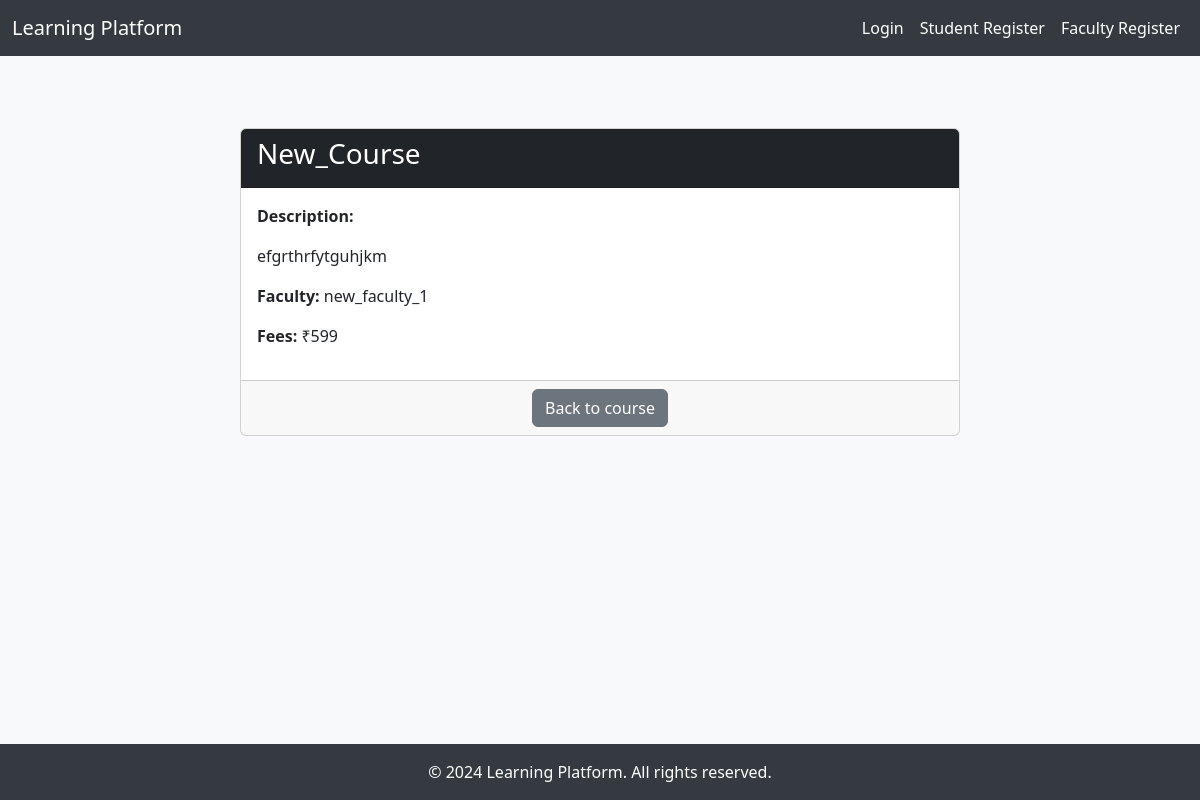
/detail_view/22/, run on the app's committed database.
### courses/models.py (models this page shows, shortened)
class Course(models.Model):
    name = models.CharField(max_length=255)
    description = models.TextField()
    faculty = models.CharField(max_length=30)
    fees = models.IntegerField(null=True)

### courses/views.py (the view)
# urls.py: path('detail_view/<int:course_id>/', views.detail_view, name='detail_view'),
def detail_view(request, course_id):
    course = Course.objects.get(id = course_id)
    return render(request, 'course_detail.html', {'course': course})

### courses/templates/course_detail.html (shortened to what this page needs)
{% extends 'base.html' %}
{% block content %}
<div class="container mt-4">
    <div class="row">
        <div class="col-md-8 offset-md-2">
            <div class="card">
                <div class="card-header bg-dark text-white">
                    <h3>{{ course.name }}</h3>
                </div>
                <div class="card-body">
                    <p><strong>Description:</strong></p>
                    <p>{{ course.description }}</p>
                    <p><strong>Faculty:</strong> {{ course.faculty }}</p>
                    <p><strong>Fees:</strong> ₹{{ course.fees }}</p>
                </div>
                <div class="card-footer text-center">
                    <a href="{% if user.is_student %}{% url 'student_dashboard' name=user.username %}{% elif user.is_faculty %}{% url 'faculty_dashboard' name=user.username %}{% endif %}" class="btn btn-secondary">Back to course</a>
                    </div>
            </div>
        </div>
    </div>
</div>
{% endblock %}

### courses/templates/base.html (style rules this page uses)
body { background-color: #f8f9fa; display: flex; flex-direction: column; min-height: 100vh; }
.container { flex: 1; }

### data on the page
Course: name "New_Course", description "efgrthrfytguhjkm", faculty "new_faculty_1", fees "599"
